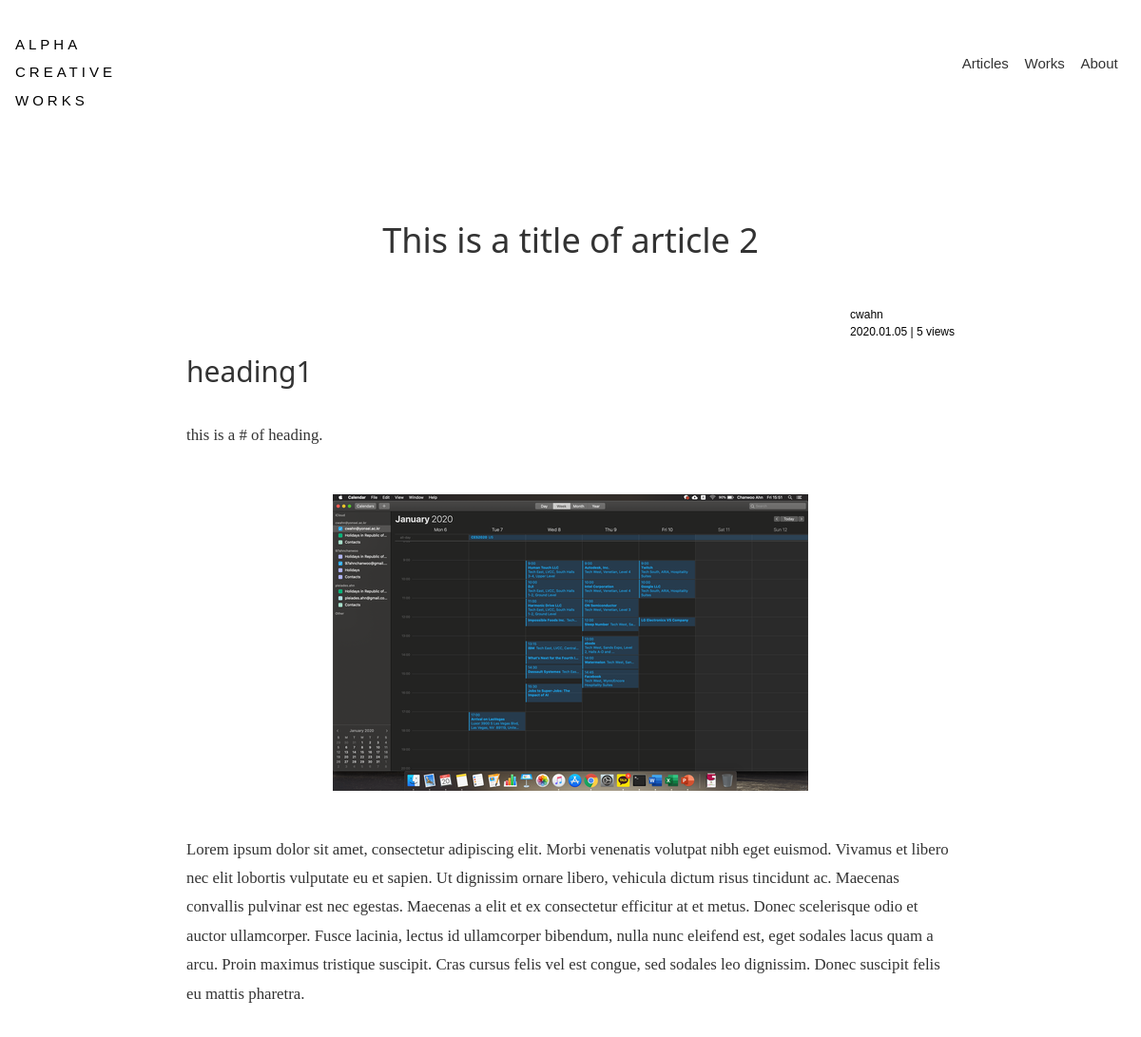
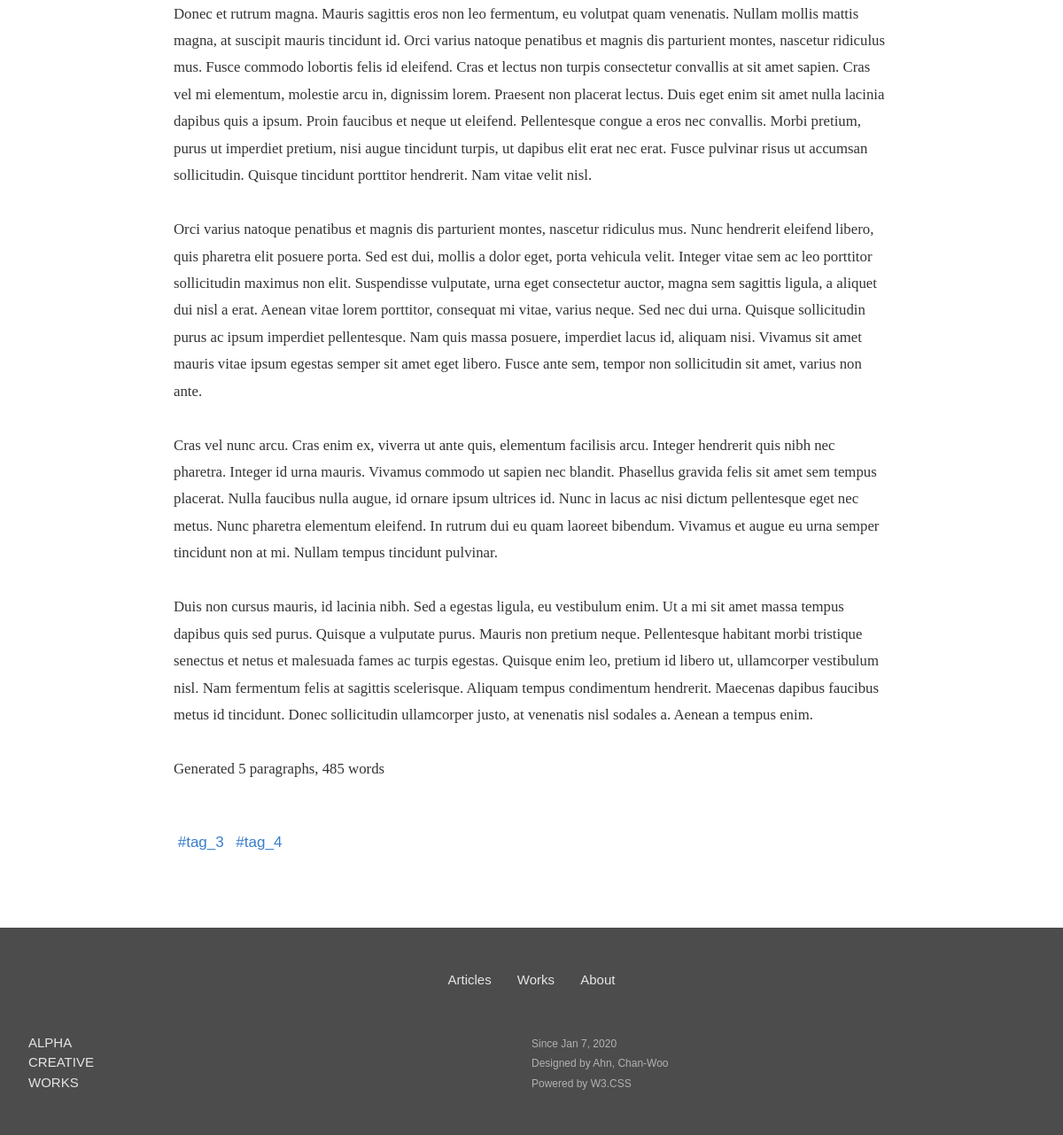
The app's page /article/2 with its own data (2 pictures, top to bottom).
### blog/models.py (models this page shows, shortened)
class Article(models.Model):
    author = models.ForeignKey(
        'auth.User',
        on_delete=models.CASCADE,
        null=True,
    )
    content = MarkdownxField()
    tags = TaggableManager(
        blank=True,
    )
    date_created = models.DateTimeField(
        auto_now_add=True,
    )
    publish = models.BooleanField(
        default=True,
        blank=False,
    )
    hit_count = models.IntegerField(
        default=0,
        null=False,
        blank=False
    )
    def get_title(self):
        return self.content.split('\n')[0].replace('#', '').strip()
    def get_content(self):
        return ''.join(self.content.split('\n')[1:])

### blog/views.py (the view)
# urls.py: path('article/<int:pk>', views.article, name='article'),
def article(request, pk):
    try:
        article = get_object_or_404(Article, pk=pk, publish=True)
        context = {
            'article': article,
        }
        return render(request, 'blog/article.html', context)
    finally:
        ip = get_client_ip(request)
        hit_logs = ArticleHitCount.objects.filter(
            ip=ip,
            article=article,
            date__lte=date.today(),
            date__gte=date.today()
        )
        if hit_logs.count() == 0:
            hits = ArticleHitCount(ip=ip, article=article)
            hits.save()
            article.hit_count += 1
            article.save()

### blog/templatetags/markdown_extras.py (called while the page is built)
@register.filter()
@stringfilter
def markdown(value):
    return md.markdown(value, extensions=['markdown.extensions.fenced_code'])

### blog/views.py (called while the page is built)
def get_client_ip(request):
    x_forwarded_for = request.META.get('HTTP_X_FORWARDED_FOR')
    if x_forwarded_for:
        ip = x_forwarded_for.split(',')[0]
    else:
        ip = request.META.get('REMOTE_ADDR')
    return ip

### blog/templates/blog/article.html (shortened to what this page needs)
{% extends 'blog/base.html' %}  {% block body %} {% load markdown_extras %}
<div id="content" class=" acw3-container acw3-max-width-840">
    <div class=" acw3-padding-32">
        <h1>{{ article.get_title}}</h1>
    </div>
  <div class=" acw3-bar">
    <small class=" acw3-right">{{ article.author }} <br>
        {{ article.date_created | date:'Y.m.d'}} | {{ article.hit_count }} views</small>
  </div>
  <div>
    {{ article.get_content | markdown | safe }}
  </div>
  <div>
      <br>
      {% for tag in article.tags.all %}
      <a href="{% url 'article_list' tag %}" class=" acw3-text-none acw3-text-a">&nbsp;#{{ tag }}&nbsp;</a>
      {% endfor %}
  </div>
</div>
{% endblock %}

### blog/static/blog/axw3.css (style rules this page uses)
body, html { height: 100%; line-height: 1.8; padding: 0; margin: 0; font-family: "NBG"; }
h1, h2, h3, h4, h5, h6, p { color: #333333; }
h1, h2, h3, h4, h5, h6, p { font-family: "NBG"; }
h2, h3 { font-weight: bold; }
a { cursor: pointer; }
#content { padding-top: 32px; padding-bottom: 64px; }
#content p { line-height: 1.8125; font-size: 16.8px; margin-block-start: 30.45px; margin-block-end: 30.45px; }
#content a { line-height: 1.8125; font-size: 17px; }
#content h1 { text-align: center; }
#content img { display: block; margin-left: auto; margin-right: auto; padding-top: 16px; padding-bottom: 16px; max-width: 100%; }
.acw3-max-width-840 { max-width: 840px; margin: auto; }
.acw3-text-none { text-decoration: none; }
.acw3-text-a { color:#397ECC !important; }

### blog/static/blog/acw3_pro.css (style rules this page uses)
html { box-sizing: border-box }
*, *:before, *:after { box-sizing: inherit }
html { -ms-text-size-adjust: 100%; -webkit-text-size-adjust: 100% }
body { margin: 0 }
a { background-color: transparent }
small { font-size: 80% }
img { border-style: none }
html, body { font-family: Verdana, sans-serif; font-size: 15px; line-height: 1.5 }
html { overflow-x: hidden }
h1 { font-size: 36px }
h2 { font-size: 30px }
h1, h2, h3, h4, h5, h6 { font-family: "Segoe UI", Arial, sans-serif; font-weight: 400; margin: 10px 0 }
img { vertical-align: middle }
a { color: inherit }
.acw3-bar { width: 100%; overflow: hidden }
.acw3-container:after, .acw3-container:before, .acw3-panel:after, .acw3-panel:before, .acw3-row:after, .acw3-row:before, .acw3-row-padding:after, .acw3-row-padding:before, .acw3-cell-row:before, .acw3-cell-row:after, .acw3-clear:after, .acw3-clear:before, .acw3-bar:before, .acw3-bar:after { content: ""; display: table; clear: both }
.acw3-container, .acw3-panel { padding: 0.01em 16px }
.acw3-padding-32 { padding-top: 32px!important; padding-bottom: 32px!important }
.acw3-right { float: right!important }

### records on screen
Article: get_title "This is a title of article 2", author "cwahn", date_created "2020.01.05", hit_count "5", get_content "heading1 this is a # of heading. Lorem ipsum dolor sit amet, consectetur adipiscing elit. Morbi venenatis volutpat nibh eget euismod. Vivamus et libero nec elit lobortis vulputate eu et sapien. Ut dignissim ornare libero, vehicula dictum risus tincidunt ac. Maecenas convallis pulvinar est nec egestas. Maecenas a elit et ex consectetur efficitur at et metus. Donec scelerisque odio et auctor ullamcorper. Fusce lacinia, lectus id ullamcorper bibendum, nulla nunc eleifend est, eget sodales lacus quam a arcu. Proin maximus tristique suscipit. Cras cursus felis vel est congue, sed sodales leo dignissim. Donec suscipit felis eu mattis pharetra. Donec et rutrum magna. Mauris sagittis eros non leo…", get_content (picture)
Tag: name "tag_3"
Tag: name "tag_4"
